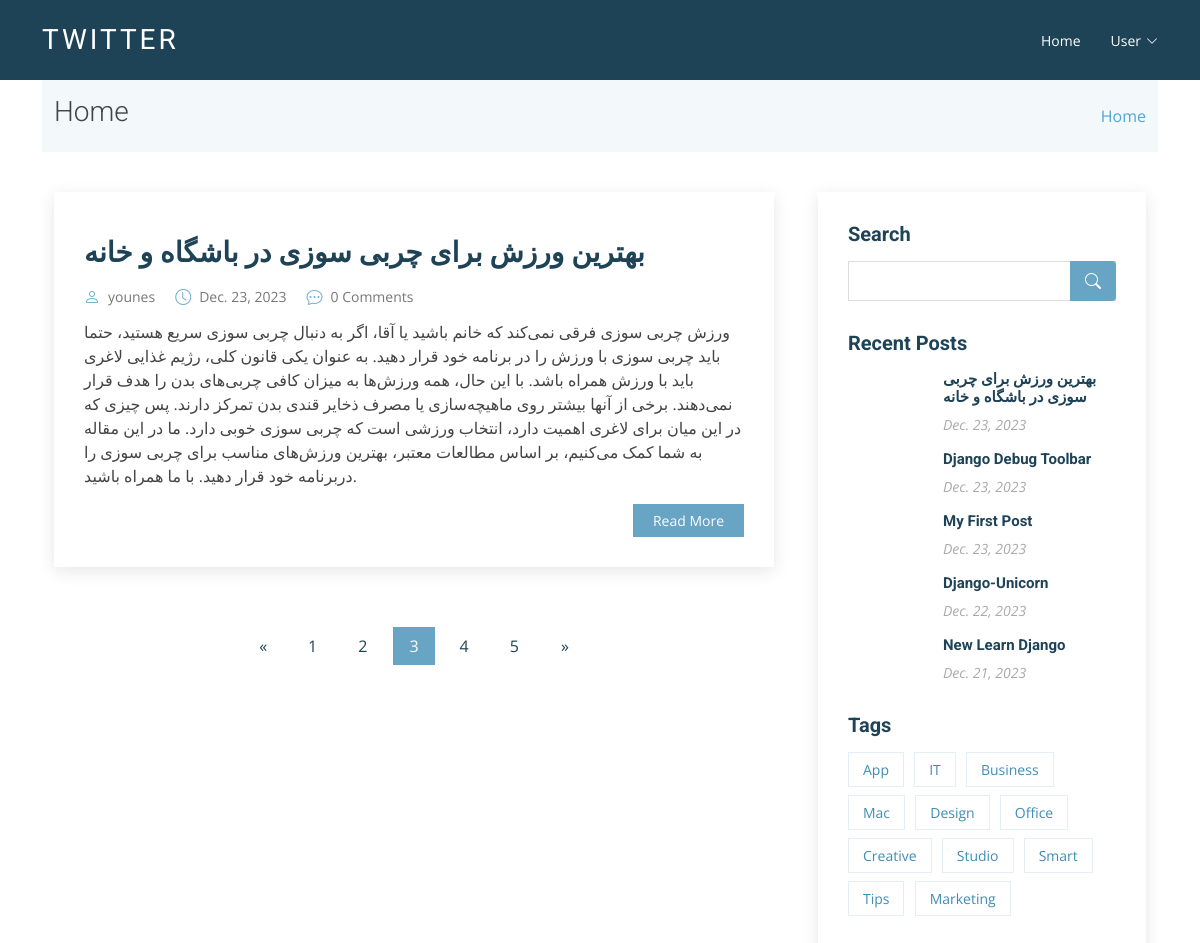
/?page=3, run on the app's committed database.
### twitter/models.py (models this page shows, shortened)
class Post(models.Model):
    title = models.CharField(max_length=255)
    excerpt = models.TextField()
    body = models.TextField()
    author = models .ForeignKey(
        'accounts.CustomUser', on_delete=models.CASCADE)
    date = models.DateField(default=date.today)
    photo = models.ImageField(upload_to='photo/%Y/%m/%d')

### accounts/models.py (models this page shows)
class CustomUser(AbstractUser):
    age = models.PositiveIntegerField(null=True, blank=True)
    photo = models.ImageField(
        upload_to='photo/profile/%Y/%m/%d/', default='null')
    about = models.CharField(max_length=255, default='null')

### twitter/views.py (the view)
# urls.py: path('', HomeView.as_view(), name='home'),
class HomeView(ListView):
    template_name = 'twitter/index.html'
    paginate_by = 1
    def get(self, request):
        posts = Post.objects.all()
        paginator = Paginator(posts, self.paginate_by)
        page_number = request.GET.get('page')
        page_obj = paginator.get_page(page_number)
        context = {
            'post_list': page_obj
        }
        return render(request, self.template_name, context)

### twitter/context_processors.py (called while the page is built)
def recent_posts(request):
    recent_posts = Post.objects.order_by('-date')[:5]
    return {'recent_posts': recent_posts}

### templates/twitter/index.html (shortened to what this page needs)
{% extends 'basic.html' %}
{% load static %}
{% block content %}
  <section class="breadcrumbs">
    <div class="container">
      <div class="d-flex justify-content-between align-items-center">
        <h2>Home</h2>
        <ol>
          <li>
            <a href="{% url 'home' %}">Home</a>
          </li>
        </ol>
      </div>
    </div>
  </section>
  <section id="blog" class="blog">
    <div class="container" data-aos="fade-up">
      <div class="row">
        <div class="col-lg-8 entries">
          {% if post_list %}
            {% for post in post_list %}
              <article class="entry">
                <div class="entry-img">
                </div>
                <h2 class="entry-title"><a href="{% url 'post_detail' post.pk %}">{{ post.title }}</a></h2>
                <div class="entry-meta">
                  <ul>
                    <li class="d-flex align-items-center">
                      <i class="bi bi-person"></i> <a href="{% url 'post_detail' post.pk %}">{{ post.author }}</a>
                    </li>
                    <li class="d-flex align-items-center">
                      <i class="bi bi-clock"></i> <a href="{% url 'post_detail' post.pk %}"><time datetime="2020-01-01">{{ post.date }}</time></a>
                    </li>
                    <li class="d-flex align-items-center">
                      <i class="bi bi-chat-dots"></i> <a href="{% url 'post_detail' post.pk %}">{{ post.comment_set.count }} Comments</a>
                    </li>
                  </ul>
                </div>
                <div class="entry-content">
                  <p>{{ post.excerpt }}</p>
                  <div class="read-more">
                    <a href="{% url 'post_detail' post.pk %}">Read More</a>
                  </div>
                </div>
              </article>
            {% endfor %}
          {% else %}
            <h2>No Post Is Avalable!!!</h2>
          {% endif %}
          {% if post_list.has_other_pages %}
            <div class="blog-pagination">
              <ul class="justify-content-center">
                {% if post_list.has_previous %}
                  <li class="page-item">
                    <a href="?page={{ post_list.previous_page_number }}">&laquo</a>
                  </li>
                {% else %}
                  <li class="page-item disabled">
                    <a class="page-link">&laquo</a>
                  </li>
                {% endif %}
                {% for i in post_list.paginator.page_range %}
                  {% if post_list.number == i %}
                    <li class="page_item active">
                      <a class="page-link">{{ i }}</a>
                    </li>
                  {% else %}
                    <li class="page-item">
                      <a href="?page={{ i }}" class="page-link">{{ i }}</a>
                    </li>
                  {% endif %}
                {% endfor %}
                {% if post_list.has_next %}
                  <li class="page-item">
                    <a href="?page={{ post_list.next_page_number }}">&raquo</a>
                  </li>
                {% else %}
                  <li class="page-item disabled">
                    <a class="page-link">&raquo</a>
                  </li>
                {% endif %}
              </ul>
            </div>
          {% endif %}
        </div>
        <div class="col-lg-4">
          {% block siderbar %}
            {% include 'twitter/sidebar.html' %}
          {% endblock %}
        </div>
      </div>
    </div>
  </section>
{% endblock %}

### templates/twitter/sidebar.html (shortened to what this page needs)
{% load static %}
<div class="sidebar">
  <h3 class="sidebar-title">Search</h3>
  <div class="sidebar-item search-form">
    <form action="">
      <input type="text" />
      <button type="submit"><i class="bi bi-search"></i></button>
    </form>
  </div>
  <h3 class="sidebar-title">Recent Posts</h3>
  {% if recent_posts %}
        <div class="sidebar-item recent-posts">
            {% for post in recent_posts %}
                <div class="post-item clearfix">
                    <h4><a href="{% url 'post_detail' post.pk %}">{{ post.title }}</a></h4>
                    <time datetime="2020-01-01">{{ post.date}}</time>
                </div>
            {% endfor %}
        </div>
    {% else %}
      <p>No Twitt is available!</p>
    {% endif %}
  <h3 class="sidebar-title">Tags</h3>
  <div class="sidebar-item tags">
    <ul>
      <li>
        <a href="#">App</a>
      </li>
      <li>
        <a href="#">IT</a>
      </li>
      <li>
        <a href="#">Business</a>
      </li>
      <li>
        <a href="#">Mac</a>
      </li>
      <li>
        <a href="#">Design</a>
      </li>
      <li>
        <a href="#">Office</a>
      </li>
      <li>
        <a href="#">Creative</a>
      </li>
      <li>
        <a href="#">Studio</a>
      </li>
      <li>
        <a href="#">Smart</a>
      </li>
      <li>
        <a href="#">Tips</a>
      </li>
      <li>
        <a href="#">Marketing</a>
      </li>
    </ul>
  </div>
</div>

### static/assets/css/style.css (style rules this page uses)
body { font-family: "Open Sans", sans-serif; color: #444; }
a { color: #4fa6d5; text-decoration: none; }
h1, h2, h3, h4, h5, h6, .font-primary { font-family: "Roboto", sans-serif; }
section { padding: 60px 0; }
.breadcrumbs { padding: 15px 0; background-color: #f3f8fa; min-height: 40px; }
.breadcrumbs h2 { font-size: 28px; font-weight: 300; }
.breadcrumbs ol { display: flex; flex-wrap: wrap; list-style: none; padding: 0; margin: 0; }
.blog { padding: 40px 0 20px 0; }
.blog .entry { padding: 30px; margin-bottom: 60px; box-shadow: 0 4px 16px rgba(0, 0, 0, 0.1); }
.blog .entry .entry-img { max-height: 440px; margin: -30px -30px 20px -30px; overflow: hidden; }
.blog .entry .entry-title { font-size: 28px; font-weight: bold; padding: 0; margin: 0 0 20px 0; }
.blog .entry .entry-title a { color: #1e4356; transition: 0.3s; }
.blog .entry .entry-meta { margin-bottom: 15px; color: #72afce; }
.blog .entry .entry-meta ul { display: flex; flex-wrap: wrap; list-style: none; align-items: center; padding: 0; margin: 0; }
.blog .entry .entry-meta ul li+li { padding-left: 20px; }
.blog .entry .entry-meta i { font-size: 16px; margin-right: 8px; line-height: 0; }
.blog .entry .entry-meta a { color: #777777; font-size: 14px; display: inline-block; line-height: 1; }
.blog .entry .entry-content p { line-height: 24px; }
.blog .entry .entry-content .read-more { -moz-text-align-last: right; text-align-last: right; }
.blog .entry .entry-content .read-more a { display: inline-block; background: #68A4C4; color: #fff; padding: 6px 20px; transition: 0.3s; font-size: 14px; }
.blog .blog-pagination { color: #387ea2; }
.blog .blog-pagination ul { display: flex; padding: 0; margin: 0; list-style: none; }
.blog .blog-pagination li { margin: 0 5px; transition: 0.3s; }
.blog .blog-pagination li a { color: #1e4356; padding: 7px 16px; display: flex; align-items: center; justify-content: center; }
.blog .blog-pagination li.active, .blog .blog-pagination li:hover { background: #68A4C4; }
.blog .blog-pagination li.active a, .blog .blog-pagination li:hover a { color: #fff; }
.blog .sidebar { padding: 30px; margin: 0 0 60px 20px; box-shadow: 0 4px 16px rgba(0, 0, 0, 0.1); }
.blog .sidebar .sidebar-title { font-size: 20px; font-weight: 700; padding: 0 0 0 0; margin: 0 0 15px 0; color: #1e4356; position: relative; }
.blog .sidebar .sidebar-item { margin-bottom: 30px; }
.blog .sidebar .search-form form { background: #fff; border: 1px solid #ddd; padding: 3px 10px; position: relative; }
.blog .sidebar .search-form form input[type=text] { border: 0; padding: 4px; border-radius: 4px; width: calc(100% - 40px); }
.blog .sidebar .search-form form button { position: absolute; top: 0; right: 0; bottom: 0; border: 0; background: none; font-size: 16px; padding: 0 15px; margin: -1px; background: #68A4C4; color: #fff; transition: 0.3s; border-radius: 0 4px 4px 0; line-height: 0; }
.blog .sidebar .search-form form button i { line-height: 0; }
.blog .sidebar .recent-posts .post-item+.post-item { margin-top: 15px; }
.blog .sidebar .recent-posts h4 { font-size: 15px; margin-left: 95px; font-weight: bold; }
.blog .sidebar .recent-posts h4 a { color: #1e4356; transition: 0.3s; }
.blog .sidebar .recent-posts time { display: block; margin-left: 95px; font-style: italic; font-size: 14px; color: #aaaaaa; }
.blog .sidebar .tags { margin-bottom: -10px; }
.blog .sidebar .tags ul { list-style: none; padding: 0; }
.blog .sidebar .tags ul li { display: inline-block; }
.blog .sidebar .tags ul a { color: #3f8db5; font-size: 14px; padding: 6px 14px; margin: 0 6px 8px 0; border: 1px solid #e4eff5; display: inline-block; transition: 0.3s; }

### data on the page
Post: title "بهترین ورزش برای چربی سوزی در باشگاه و خانه", author "younes", date "Dec. 23, 2023", comment_set.count "0", excerpt "ورزش چربی سوزی فرقی نمی‌کند که خانم باشید یا آقا، اگر به دنبال چربی سوزی سریع هستید، حتما باید چربی سوزی با ورزش را در برنامه خود قرار دهید. به عنوان یکی قانون کلی، رژیم غذایی لاغری باید با ورزش همراه باشد. با این حال، همه ورزش‌ها به میزان کافی چربی‌های بدن را هدف قرار نمی‌دهند. برخی از آنها بیشتر روی ماهیچه‌سازی یا مصرف ذخایر قندی بدن تمرکز دارند. پس چیزی که در این میان برای لاغری اهمیت دارد، انتخاب ورزشی است که چربی سوزی خوبی دارد. ما در این مقاله به شما کمک می‌کنیم، بر اساس مطالعات معتبر، بهترین ورزش‌های مناسب برای چربی سوزی را دربرنامه خود قرار دهید. با ما همراه باشید."
Post: title "Django Debug Toolbar", date "Dec. 23, 2023"
Post: title "My First Post", date "Dec. 23, 2023"
Post: title "Django-Unicorn", date "Dec. 22, 2023"
Post: title "New Learn Django", date "Dec. 21, 2023"

### other printed values
{{ i }} "1" "2" "4" "5"
{{ i }} "3"
